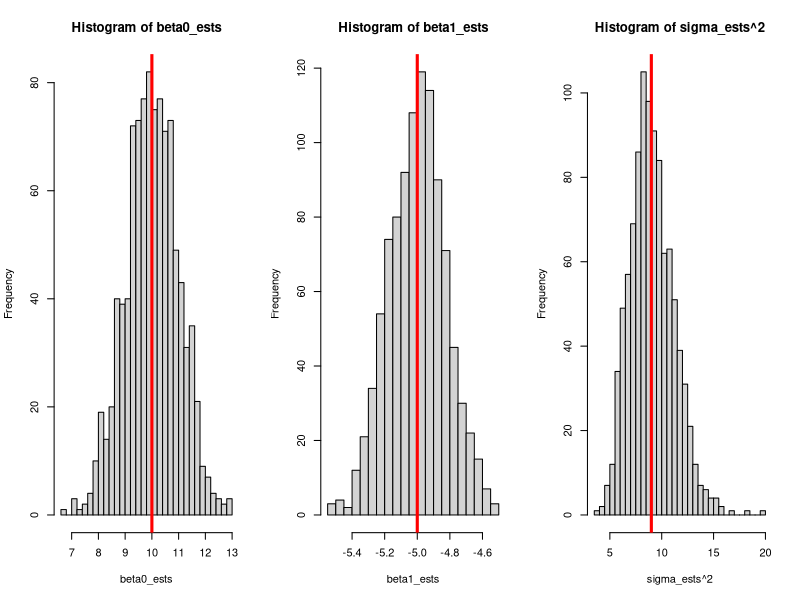
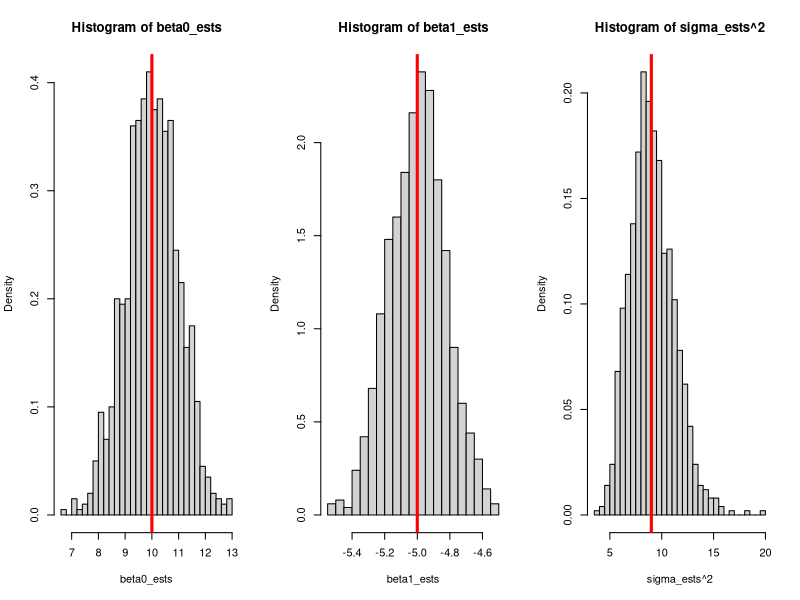
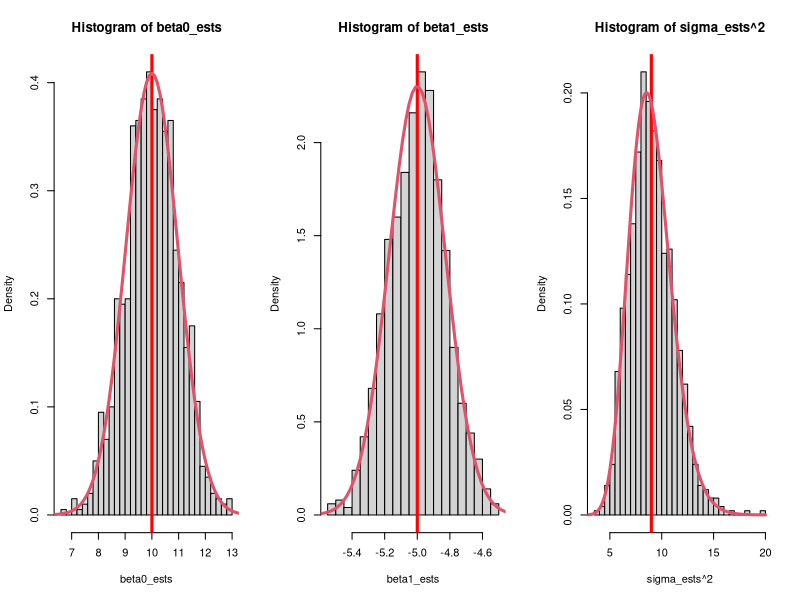
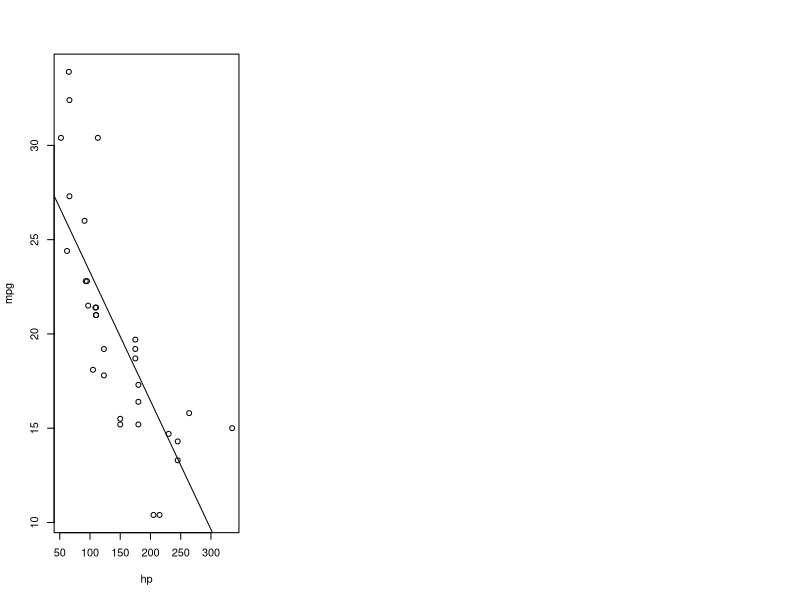
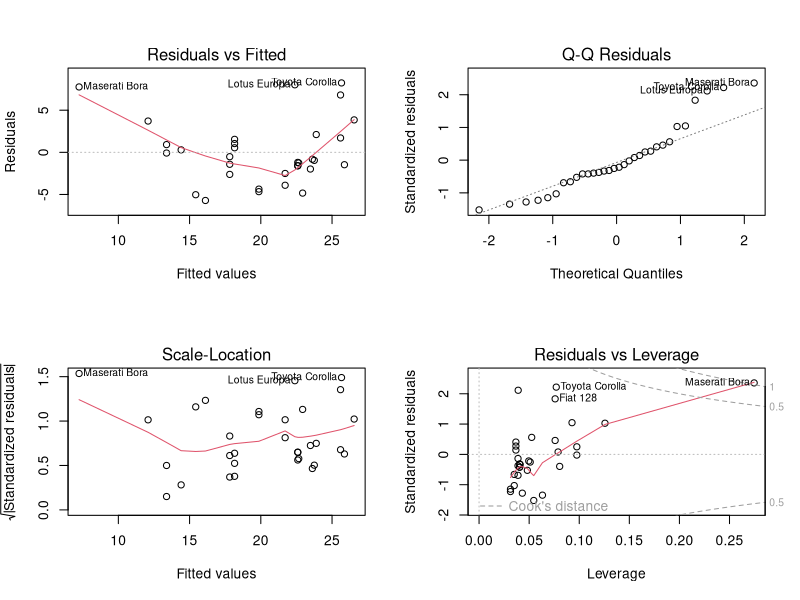

R code for these plots, in order:
## ---- chunk 1
#| label: sim-means
#| code-fold: true
#| code-summary: "Show the code"
set.seed(2112)
n <- 40
beta0 <- 10
beta1 <- -5
sigma <- 3
x_vals <- runif(n, 0, 10)

# Sets up an empty vector
# (double means double precision, so it allows non-integers;
# it is not doubling the value.)
beta0_ests <- double(n)
beta1_ests <- double(n)
sigma_ests <- double(n)
for (i in 1:1000) {
    y <- beta0 + beta1 * x_vals + rnorm(n, 0, sigma)   
    mylm <- lm(y ~ x_vals)
    beta0_ests[i] <- coef(mylm)[1]
    beta1_ests[i] <- coef(mylm)[2]
    sigma_ests[i] <- summary(mylm)$sigma
}

par(mfrow = c(1, 3))
hist(beta0_ests, breaks = 30)
abline(v = beta0, col = "red", lwd = 3)

hist(beta1_ests, breaks = 30)
abline(v = beta1, col = "red", lwd = 3)

hist(sigma_ests^2, breaks = 30)
abline(v = sigma^2, col = "red", lwd = 3)
## ---- chunk 2
#| label: sim-means-pdf
par(mfrow = c(1, 3))
hist(beta0_ests, breaks = 30, freq = FALSE)
abline(v = beta0, col = "red", lwd = 3)

hist(beta1_ests, breaks = 30, freq = FALSE)
abline(v = beta1, col = "red", lwd = 3)

hist(sigma_ests^2, breaks = 30, freq = FALSE)
abline(v = sigma^2, col = "red", lwd = 3)
## ---- chunk 3
#| label: sim-dists
#| code-fold: true
#| code-summary: "Show the code"
par(mfrow = c(1, 3))
hist(beta0_ests, breaks = 30, freq = FALSE)
abline(v = beta0, col = "red", lwd = 3)
Sxx <- sum((x_vals - mean(x_vals))^2)
curve(dnorm(x, 10, sigma * sqrt(sum(x_vals^2)/ (n * Sxx))), from = 5, to = 15, add = TRUE, col = 2, lwd = 3)

hist(beta1_ests, breaks = 30, freq = FALSE)
abline(v = beta1, col = "red", lwd = 3)
curve(dnorm(x, -5, sigma/sqrt(Sxx)), from = -10, to = 0, add = TRUE, col = 2, lwd = 3, n = 500)

hist(sigma_ests^2, breaks = 30, freq = FALSE)
abline(v = sigma^2, col = "red", lwd = 3)
curve(dchisq(x * (n - 1) / sigma^2, df = n - 1) * (n - 1) / sigma^2, from = 1, to = 20, add = TRUE, col = 2, lwd = 3, n = 500)
## ---- chunk 4
#| label: mtcars_residplots
#| echo: false
plot(mpg ~ hp, data = mtcars)
abline(lm(mpg ~ hp, data = mtcars))
## ---- chunk 5
#| fig-height: 5
#| fig-width: 5
par(mfrow = c(2, 2))
plot(lm(mpg ~ hp, data = mtcars))
